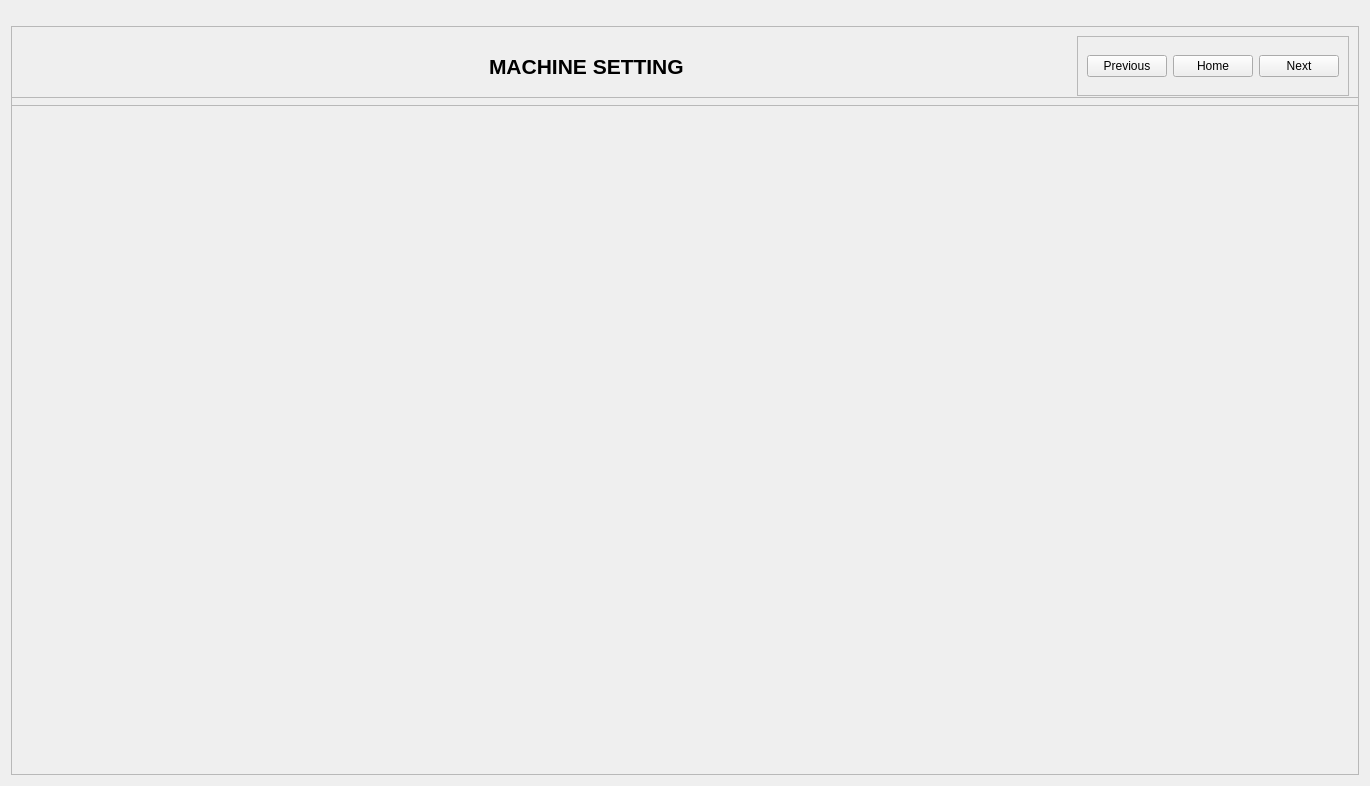
<?xml version="1.0" encoding="UTF-8"?>
<ui version="4.0">
 <class>MachineSetting</class>
 <widget class="QWidget" name="MachineSetting">
  <property name="geometry">
   <rect>
    <x>0</x>
    <y>0</y>
    <width>1370</width>
    <height>786</height>
   </rect>
  </property>
  <property name="windowTitle">
   <string>Form</string>
  </property>
  <layout class="QVBoxLayout" name="verticalLayout">
   <item>
    <widget class="QFrame" name="frame">
     <property name="minimumSize">
      <size>
       <width>0</width>
       <height>80</height>
      </size>
     </property>
     <property name="maximumSize">
      <size>
       <width>16777215</width>
       <height>50</height>
      </size>
     </property>
     <property name="frameShape">
      <enum>QFrame::StyledPanel</enum>
     </property>
     <property name="frameShadow">
      <enum>QFrame::Raised</enum>
     </property>
     <layout class="QHBoxLayout" name="horizontalLayout_3">
      <item>
       <spacer name="horizontalSpacer">
        <property name="orientation">
         <enum>Qt::Horizontal</enum>
        </property>
        <property name="sizeHint" stdset="0">
         <size>
          <width>468</width>
          <height>20</height>
         </size>
        </property>
       </spacer>
      </item>
      <item>
       <widget class="QLabel" name="label">
        <property name="font">
         <font>
          <pointsize>16</pointsize>
          <weight>75</weight>
          <bold>true</bold>
         </font>
        </property>
        <property name="text">
         <string>MACHINE SETTING</string>
        </property>
       </widget>
      </item>
      <item>
       <spacer name="horizontalSpacer_2">
        <property name="orientation">
         <enum>Qt::Horizontal</enum>
        </property>
        <property name="sizeHint" stdset="0">
         <size>
          <width>303</width>
          <height>20</height>
         </size>
        </property>
       </spacer>
      </item>
      <item>
       <widget class="QFrame" name="frame_3">
        <property name="frameShape">
         <enum>QFrame::StyledPanel</enum>
        </property>
        <property name="frameShadow">
         <enum>QFrame::Raised</enum>
        </property>
        <layout class="QHBoxLayout" name="horizontalLayout_2">
         <item>
          <layout class="QHBoxLayout" name="horizontalLayout">
           <item>
            <widget class="QPushButton" name="btnSettingPre">
             <property name="text">
              <string>Previous</string>
             </property>
            </widget>
           </item>
           <item>
            <widget class="QPushButton" name="btnSettingHome">
             <property name="text">
              <string>Home</string>
             </property>
            </widget>
           </item>
           <item>
            <widget class="QPushButton" name="btnSettingNext">
             <property name="text">
              <string>Next</string>
             </property>
            </widget>
           </item>
          </layout>
         </item>
        </layout>
       </widget>
      </item>
     </layout>
    </widget>
   </item>
   <item>
    <widget class="QFrame" name="frame_2">
     <property name="frameShape">
      <enum>QFrame::StyledPanel</enum>
     </property>
     <property name="frameShadow">
      <enum>QFrame::Raised</enum>
     </property>
     <widget class="QStackedWidget" name="stackedWidget">
      <property name="geometry">
       <rect>
        <x>10</x>
        <y>40</y>
        <width>0</width>
        <height>0</height>
       </rect>
      </property>
      <widget class="QWidget" name="page"/>
      <widget class="QWidget" name="page_2"/>
     </widget>
    </widget>
   </item>
  </layout>
 </widget>
 <resources/>
 <connections/>
</ui>
